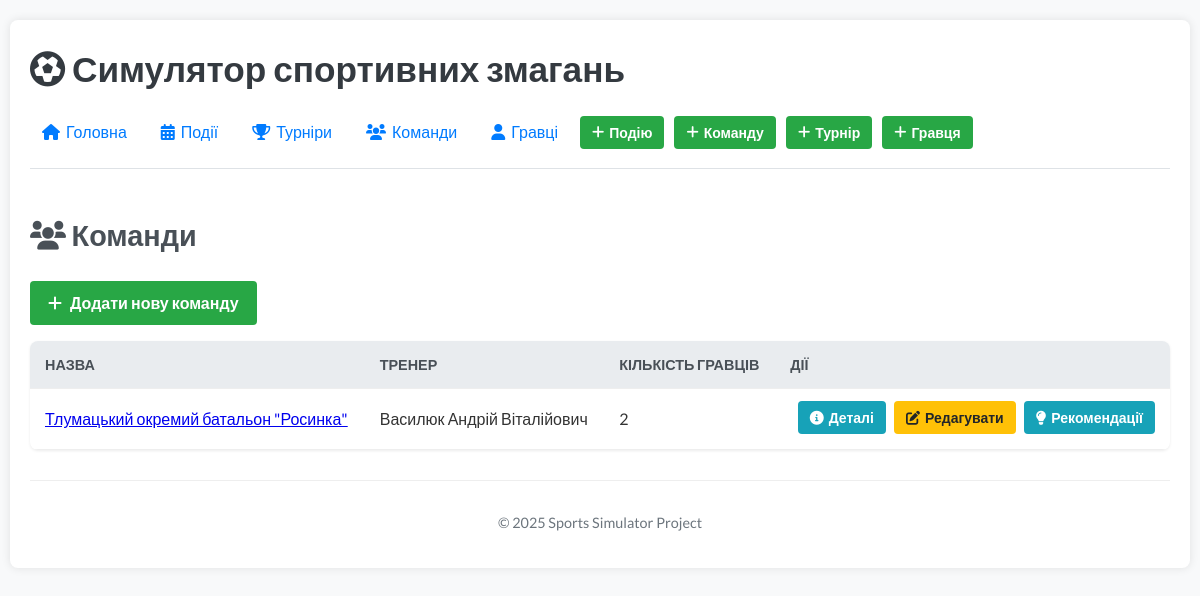
/simulator/teams/, run on an earlier commit of the app's database.
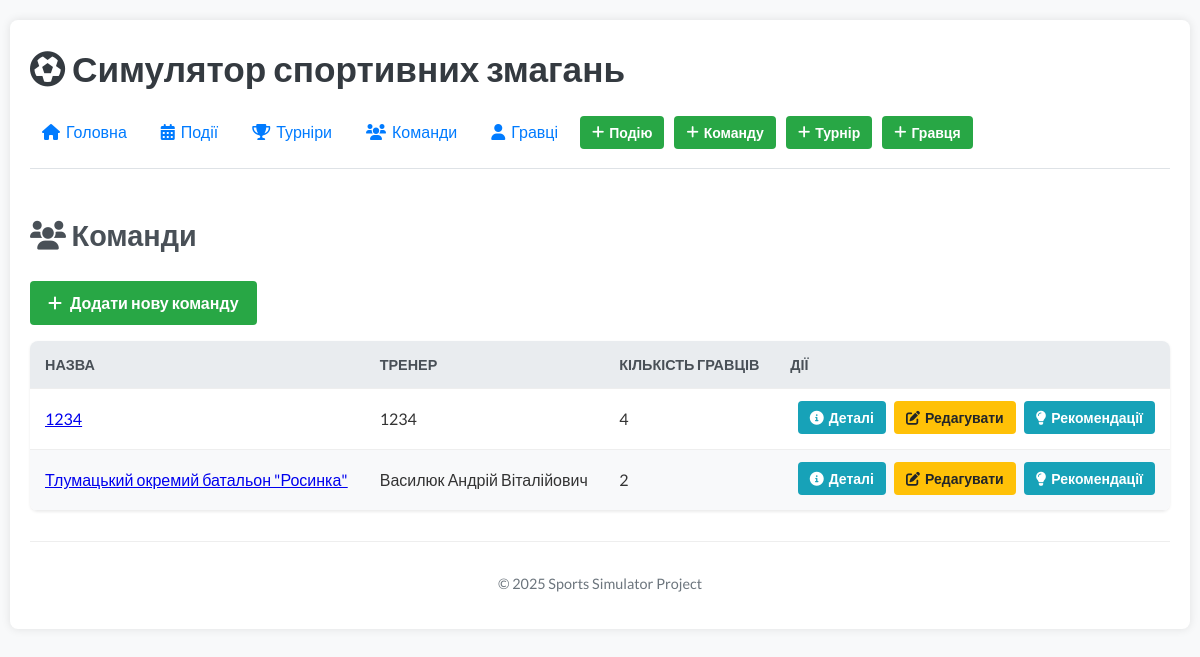
And on a later commit of the database.
### simulator/models.py (models this page shows, shortened)
class BaseUUIDModel(models.Model):
    id = models.UUIDField(primary_key=True, default=uuid.uuid4, editable=False)
    class Meta:
        abstract = True

class Team(BaseUUIDModel):
    name = models.CharField(max_length=200, unique=True, verbose_name="Назва команди")
    coach = models.CharField(max_length=200, blank=True, null=True, verbose_name="Тренер")
    class Meta:
        verbose_name = "Команда"
        verbose_name_plural = "Команди"
        ordering = ['name']

### simulator/views.py (the view)
# urls.py: path('teams/', views.team_list, name='team_list'),
def team_list(request):
    teams = Team.objects.order_by('name').prefetch_related('players')
    return render(request, 'simulator/team_list.html', {'teams': teams})

### simulator/templates/simulator/team_list.html (shortened to what this page needs)
{% extends 'simulator/base.html' %}
{% block content %}
<h2><i class="fas fa-users"></i> Команди</h2>
<a href="{% url 'simulator:team_create' %}" class="btn btn-success mb-3"><i class="fas fa-plus"></i> Додати нову команду</a>
{% if teams %}
    <table>
        <thead>
            <tr>
                <th>Назва</th>
                <th>Тренер</th>
                <th>Кількість гравців</th>
                <th>Дії</th>
            </tr>
        </thead>
        <tbody>
            {% for team in teams %}
            <tr>
                <td><a href="{% url 'simulator:team_detail' team.id %}">{{ team.name }}</a></td>
                <td>{{ team.coach|default:"N/A" }}</td>
                <td>{{ team.players.count }}</td>
                <td>
                    <a href="{% url 'simulator:team_detail' team.id %}" class="btn btn-small btn-info"><i class="fas fa-info-circle"></i> Деталі</a>
                    <a href="{% url 'simulator:team_update' team.id %}" class="btn btn-small btn-warning"><i class="fas fa-edit"></i> Редагувати</a>
                    <a href="{% url 'simulator:team_recommendations' team.id %}" class="btn btn-small btn-info"><i class="fas fa-lightbulb"></i> Рекомендації</a>
                </td>
            </tr>
            {% endfor %}
        </tbody>
    </table>
{% else %}
    <p>Ще немає жодної команди.</p>
{% endif %}
{% endblock %}

What changed in the data, as far as the page shows it:
added Team: name "1234", coach "1234", players.count "4"
